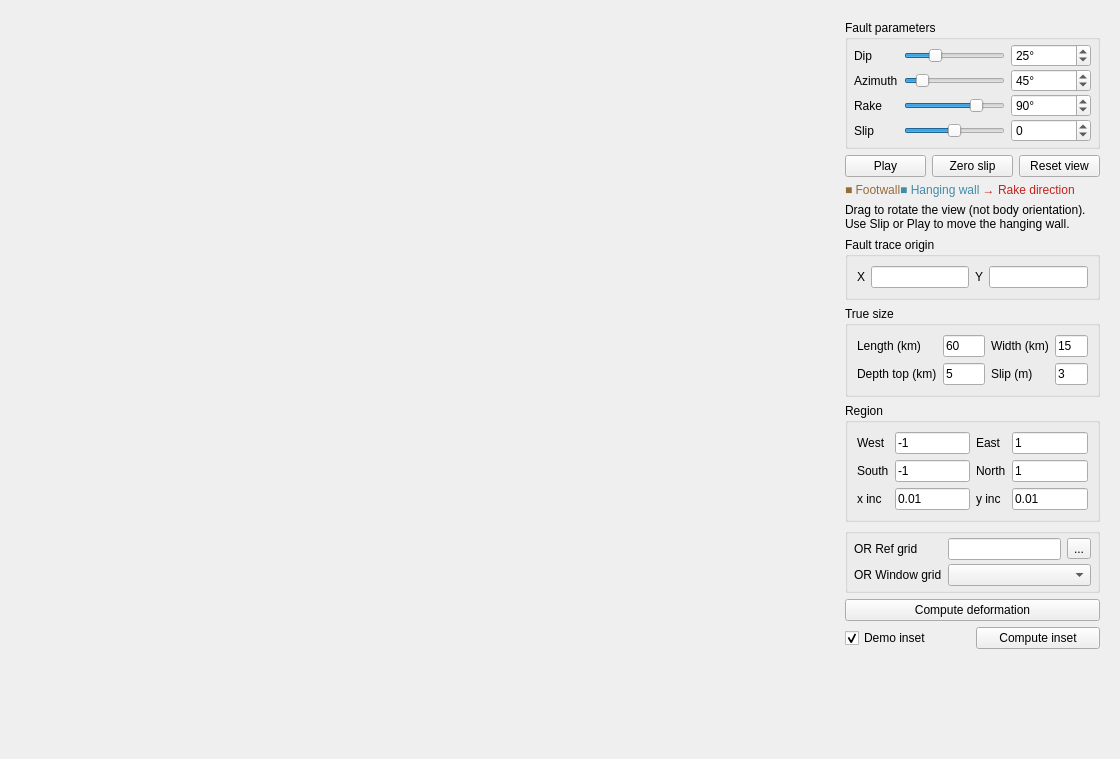
<?xml version="1.0" encoding="UTF-8"?>
<ui version="4.0">
 <class>FaultPlaneDemo</class>
 <widget class="QWidget" name="FaultPlaneDemo">
  <property name="geometry">
   <rect>
    <x>0</x>
    <y>0</y>
    <width>1120</width>
    <height>759</height>
   </rect>
  </property>
  <layout class="QHBoxLayout" name="rootLayout" stretch="3,1">
   <item>
    <widget class="QWidget" name="viewHost" native="true">
     <property name="minimumSize">
      <size>
       <width>480</width>
       <height>480</height>
      </size>
     </property>
    </widget>
   </item>
   <item>
    <widget class="QWidget" name="controlsPanel" native="true">
     <layout class="QVBoxLayout" name="controlsLayout">
      <item>
       <widget class="QGroupBox" name="parametersGroup">
        <property name="title">
         <string>Fault parameters</string>
        </property>
        <layout class="QGridLayout" name="parametersLayout">
         <property name="leftMargin">
          <number>6</number>
         </property>
         <property name="topMargin">
          <number>4</number>
         </property>
         <property name="rightMargin">
          <number>6</number>
         </property>
         <property name="bottomMargin">
          <number>4</number>
         </property>
         <property name="horizontalSpacing">
          <number>6</number>
         </property>
         <property name="verticalSpacing">
          <number>2</number>
         </property>
         <item row="0" column="0">
          <widget class="QLabel" name="lblDip">
           <property name="toolTip">
            <string>Angle of the rebuilt mating faces (0-90°); outer surfaces stay level.</string>
           </property>
           <property name="text">
            <string>Dip</string>
           </property>
          </widget>
         </item>
         <item row="0" column="1">
          <widget class="QSlider" name="dipSlider">
           <property name="toolTip">
            <string>Angle of the rebuilt mating faces (0-90°); outer surfaces stay level.</string>
           </property>
           <property name="minimum">
            <number>0</number>
           </property>
           <property name="maximum">
            <number>90</number>
           </property>
           <property name="value">
            <number>25</number>
           </property>
           <property name="orientation">
            <enum>Qt::Orientation::Horizontal</enum>
           </property>
          </widget>
         </item>
         <item row="0" column="2">
          <widget class="QSpinBox" name="dipValue">
           <property name="minimumSize">
            <size>
             <width>80</width>
             <height>0</height>
            </size>
           </property>
           <property name="maximumSize">
            <size>
             <width>80</width>
             <height>16777215</height>
            </size>
           </property>
           <property name="suffix">
            <string>°</string>
           </property>
           <property name="minimum">
            <number>0</number>
           </property>
           <property name="maximum">
            <number>90</number>
           </property>
           <property name="value">
            <number>25</number>
           </property>
          </widget>
         </item>
         <item row="1" column="0">
          <widget class="QLabel" name="lblAzimuth">
           <property name="toolTip">
            <string>Clockwise from North. The plane dips to the right of strike.</string>
           </property>
           <property name="text">
            <string>Azimuth</string>
           </property>
          </widget>
         </item>
         <item row="1" column="1">
          <widget class="QSlider" name="azimuthSlider">
           <property name="toolTip">
            <string>Clockwise from North. The plane dips to the right of strike.</string>
           </property>
           <property name="minimum">
            <number>0</number>
           </property>
           <property name="maximum">
            <number>360</number>
           </property>
           <property name="value">
            <number>45</number>
           </property>
           <property name="orientation">
            <enum>Qt::Orientation::Horizontal</enum>
           </property>
          </widget>
         </item>
         <item row="1" column="2">
          <widget class="QSpinBox" name="azimuthValue">
           <property name="minimumSize">
            <size>
             <width>80</width>
             <height>0</height>
            </size>
           </property>
           <property name="maximumSize">
            <size>
             <width>80</width>
             <height>16777215</height>
            </size>
           </property>
           <property name="suffix">
            <string>°</string>
           </property>
           <property name="minimum">
            <number>0</number>
           </property>
           <property name="maximum">
            <number>360</number>
           </property>
           <property name="value">
            <number>45</number>
           </property>
          </widget>
         </item>
         <item row="2" column="0">
          <widget class="QLabel" name="lblRake">
           <property name="toolTip">
            <string>Positive slip: +90° reverse, -90° normal, 0° left-lateral, ±180° right-lateral.</string>
           </property>
           <property name="text">
            <string>Rake</string>
           </property>
          </widget>
         </item>
         <item row="2" column="1">
          <widget class="QSlider" name="rakeSlider">
           <property name="toolTip">
            <string>Positive slip: +90° reverse, -90° normal, 0° left-lateral, ±180° right-lateral.</string>
           </property>
           <property name="minimum">
            <number>-180</number>
           </property>
           <property name="maximum">
            <number>180</number>
           </property>
           <property name="value">
            <number>90</number>
           </property>
           <property name="sliderPosition">
            <number>90</number>
           </property>
           <property name="orientation">
            <enum>Qt::Orientation::Horizontal</enum>
           </property>
          </widget>
         </item>
         <item row="2" column="2">
          <widget class="QSpinBox" name="rakeValue">
           <property name="minimumSize">
            <size>
             <width>80</width>
             <height>0</height>
            </size>
           </property>
           <property name="maximumSize">
            <size>
             <width>80</width>
             <height>16777215</height>
            </size>
           </property>
           <property name="suffix">
            <string>°</string>
           </property>
           <property name="minimum">
            <number>-180</number>
           </property>
           <property name="maximum">
            <number>180</number>
           </property>
           <property name="value">
            <number>90</number>
           </property>
          </widget>
         </item>
         <item row="3" column="0">
          <widget class="QLabel" name="lblSlip">
           <property name="toolTip">
            <string>Move the hanging wall along rake. ±100 equals ±30% of block length; the gap stays constant.</string>
           </property>
           <property name="text">
            <string>Slip</string>
           </property>
          </widget>
         </item>
         <item row="3" column="1">
          <widget class="QSlider" name="slipSlider">
           <property name="toolTip">
            <string>Move the hanging wall along rake. ±100 equals ±30% of block length; the gap stays constant.</string>
           </property>
           <property name="minimum">
            <number>-100</number>
           </property>
           <property name="maximum">
            <number>100</number>
           </property>
           <property name="value">
            <number>0</number>
           </property>
           <property name="orientation">
            <enum>Qt::Orientation::Horizontal</enum>
           </property>
          </widget>
         </item>
         <item row="3" column="2">
          <widget class="QSpinBox" name="slipValue">
           <property name="minimumSize">
            <size>
             <width>80</width>
             <height>0</height>
            </size>
           </property>
           <property name="maximumSize">
            <size>
             <width>80</width>
             <height>16777215</height>
            </size>
           </property>
           <property name="minimum">
            <number>-100</number>
           </property>
           <property name="maximum">
            <number>100</number>
           </property>
           <property name="value">
            <number>0</number>
           </property>
          </widget>
         </item>
        </layout>
       </widget>
      </item>
      <item>
       <layout class="QHBoxLayout" name="transportLayout">
        <item>
         <widget class="QPushButton" name="playButton">
          <property name="text">
           <string>Play</string>
          </property>
          <property name="checkable">
           <bool>true</bool>
          </property>
         </widget>
        </item>
        <item>
         <widget class="QPushButton" name="resetSlipButton">
          <property name="text">
           <string>Zero slip</string>
          </property>
         </widget>
        </item>
        <item>
         <widget class="QPushButton" name="resetViewButton">
          <property name="text">
           <string>Reset view</string>
          </property>
         </widget>
        </item>
       </layout>
      </item>
      <item>
       <widget class="QLabel" name="legendLabel">
        <property name="text">
         <string>&lt;html&gt;&lt;head/&gt;&lt;body&gt;&lt;p&gt;&lt;span style=&quot; color:#956b37;&quot;&gt;■ Footwall&lt;/span&gt;&lt;span style=&quot; color:#418ca7;&quot;&gt;■ Hanging wall&lt;/span&gt;&lt;span style=&quot; color:#c3221c;&quot;&gt;  → Rake direction&lt;/span&gt;&lt;/p&gt;&lt;/body&gt;&lt;/html&gt;</string>
        </property>
       </widget>
      </item>
      <item>
       <widget class="QLabel" name="instructionsLabel">
        <property name="text">
         <string>Drag to rotate the view (not body orientation).
Use Slip or Play to move the hanging wall.</string>
        </property>
        <property name="wordWrap">
         <bool>true</bool>
        </property>
       </widget>
      </item>
      <item>
       <widget class="QGroupBox" name="originGroup">
        <property name="toolTip">
         <string>Upper-left vertex of the fault trace. Leave blank to centre the fault in the Region below (default).</string>
        </property>
        <property name="title">
         <string>Fault trace origin</string>
        </property>
        <layout class="QHBoxLayout" name="originLayout">
         <item>
          <widget class="QLabel" name="lblOriginX">
           <property name="text">
            <string>X</string>
           </property>
          </widget>
         </item>
         <item>
          <widget class="QLineEdit" name="traceOriginX">
           <property name="maximumSize">
            <size>
             <width>100</width>
             <height>16777215</height>
            </size>
           </property>
          </widget>
         </item>
         <item>
          <widget class="QLabel" name="lblOriginY">
           <property name="text">
            <string>Y</string>
           </property>
          </widget>
         </item>
         <item>
          <widget class="QLineEdit" name="traceOriginY">
           <property name="maximumSize">
            <size>
             <width>100</width>
             <height>16777215</height>
            </size>
           </property>
          </widget>
         </item>
        </layout>
       </widget>
      </item>
      <item>
       <widget class="QGroupBox" name="trueSizeGroup">
        <property name="toolTip">
         <string>The fault's REAL dimensions, used only by the Okada computation. The 3-D model above stays 1:1 whatever these say, so it keeps reading clearly.</string>
        </property>
        <property name="title">
         <string>True size</string>
        </property>
        <layout class="QGridLayout" name="trueSizeLayout">
         <item row="0" column="0">
          <widget class="QLabel" name="lblTrueLength">
           <property name="text">
            <string>Length (km)</string>
           </property>
          </widget>
         </item>
         <item row="0" column="1">
          <widget class="QLineEdit" name="trueLength">
           <property name="maximumSize">
            <size>
             <width>70</width>
             <height>16777215</height>
            </size>
           </property>
           <property name="text">
            <string>60</string>
           </property>
          </widget>
         </item>
         <item row="0" column="2">
          <widget class="QLabel" name="lblTrueWidth">
           <property name="text">
            <string>Width (km)</string>
           </property>
          </widget>
         </item>
         <item row="0" column="3">
          <widget class="QLineEdit" name="trueWidth">
           <property name="maximumSize">
            <size>
             <width>60</width>
             <height>16777215</height>
            </size>
           </property>
           <property name="text">
            <string>15</string>
           </property>
          </widget>
         </item>
         <item row="1" column="0">
          <widget class="QLabel" name="lblTrueDepthTop">
           <property name="text">
            <string>Depth top (km)</string>
           </property>
          </widget>
         </item>
         <item row="1" column="1">
          <widget class="QLineEdit" name="trueDepthTop">
           <property name="maximumSize">
            <size>
             <width>70</width>
             <height>16777215</height>
            </size>
           </property>
           <property name="text">
            <string>5</string>
           </property>
          </widget>
         </item>
         <item row="1" column="2">
          <widget class="QLabel" name="lblTrueSlip">
           <property name="text">
            <string>Slip (m)</string>
           </property>
          </widget>
         </item>
         <item row="1" column="3">
          <widget class="QLineEdit" name="trueSlip">
           <property name="maximumSize">
            <size>
             <width>60</width>
             <height>16777215</height>
            </size>
           </property>
           <property name="text">
            <string>3</string>
           </property>
          </widget>
         </item>
        </layout>
       </widget>
      </item>
      <item>
       <widget class="QGroupBox" name="regionGroup">
        <property name="toolTip">
         <string>Where the deformation is computed. The fault is centred in this region, along the strike above.</string>
        </property>
        <property name="title">
         <string>Region</string>
        </property>
        <layout class="QGridLayout" name="gridLayout_region">
         <item row="0" column="0">
          <widget class="QLabel" name="lblRegionW">
           <property name="text">
            <string>West</string>
           </property>
          </widget>
         </item>
         <item row="0" column="1">
          <widget class="QLineEdit" name="regionXmin">
           <property name="maximumSize">
            <size>
             <width>100</width>
             <height>16777215</height>
            </size>
           </property>
           <property name="text">
            <string>-1</string>
           </property>
          </widget>
         </item>
         <item row="0" column="2">
          <widget class="QLabel" name="lblRegionE">
           <property name="text">
            <string>East</string>
           </property>
          </widget>
         </item>
         <item row="0" column="3">
          <widget class="QLineEdit" name="regionXmax">
           <property name="maximumSize">
            <size>
             <width>100</width>
             <height>16777215</height>
            </size>
           </property>
           <property name="text">
            <string>1</string>
           </property>
          </widget>
         </item>
         <item row="1" column="0">
          <widget class="QLabel" name="lblRegionS">
           <property name="text">
            <string>South</string>
           </property>
          </widget>
         </item>
         <item row="1" column="1">
          <widget class="QLineEdit" name="regionYmin">
           <property name="maximumSize">
            <size>
             <width>100</width>
             <height>16777215</height>
            </size>
           </property>
           <property name="text">
            <string>-1</string>
           </property>
          </widget>
         </item>
         <item row="1" column="2">
          <widget class="QLabel" name="lblRegionN">
           <property name="text">
            <string>North</string>
           </property>
          </widget>
         </item>
         <item row="1" column="3">
          <widget class="QLineEdit" name="regionYmax">
           <property name="maximumSize">
            <size>
             <width>100</width>
             <height>16777215</height>
            </size>
           </property>
           <property name="text">
            <string>1</string>
           </property>
          </widget>
         </item>
         <item row="2" column="0">
          <widget class="QLabel" name="lblRegionXinc">
           <property name="text">
            <string>x inc</string>
           </property>
          </widget>
         </item>
         <item row="2" column="1">
          <widget class="QLineEdit" name="regionXinc">
           <property name="maximumSize">
            <size>
             <width>100</width>
             <height>16777215</height>
            </size>
           </property>
           <property name="text">
            <string>0.01</string>
           </property>
          </widget>
         </item>
         <item row="2" column="2">
          <widget class="QLabel" name="lblRegionYinc">
           <property name="text">
            <string>y inc</string>
           </property>
          </widget>
         </item>
         <item row="2" column="3">
          <widget class="QLineEdit" name="regionYinc">
           <property name="maximumSize">
            <size>
             <width>100</width>
             <height>16777215</height>
            </size>
           </property>
           <property name="text">
            <string>0.01</string>
           </property>
          </widget>
         </item>
        </layout>
       </widget>
      </item>
      <item>
       <widget class="QGroupBox" name="refGridGroup">
        <property name="toolTip">
         <string>Take the Region above from a grid instead of typing it.</string>
        </property>
        <property name="title">
         <string/>
        </property>
        <layout class="QGridLayout" name="refGridLayout">
         <property name="leftMargin">
          <number>6</number>
         </property>
         <property name="topMargin">
          <number>4</number>
         </property>
         <property name="rightMargin">
          <number>6</number>
         </property>
         <property name="bottomMargin">
          <number>4</number>
         </property>
         <property name="horizontalSpacing">
          <number>6</number>
         </property>
         <property name="verticalSpacing">
          <number>4</number>
         </property>
         <item row="0" column="0">
          <widget class="QLabel" name="lblRefGrid">
           <property name="text">
            <string>OR Ref grid</string>
           </property>
          </widget>
         </item>
         <item row="0" column="1">
          <widget class="QLineEdit" name="refGridEdit">
           <property name="toolTip">
            <string>Pick a grid/image; its own region fills the boxes above.</string>
           </property>
          </widget>
         </item>
         <item row="0" column="2">
          <widget class="QToolButton" name="refGridButton">
           <property name="text">
            <string>...</string>
           </property>
          </widget>
         </item>
         <item row="1" column="0">
          <widget class="QLabel" name="lblWindowGrid">
           <property name="text">
            <string>OR Window grid</string>
           </property>
          </widget>
         </item>
         <item row="1" column="1" colspan="2">
          <widget class="QComboBox" name="windowGridCombo">
           <property name="toolTip">
            <string>A grid already loaded in the iGMT window this dialog belongs to: its region, spacing and coordinate kind fill in above.</string>
           </property>
          </widget>
         </item>
        </layout>
       </widget>
      </item>
      <item>
       <widget class="QPushButton" name="computeButton">
        <property name="toolTip">
         <string>Okada (1985) vertical deformation for the true size above, into the window this demo was opened from.</string>
        </property>
        <property name="text">
         <string>Compute deformation</string>
        </property>
       </widget>
      </item>
      <item>
       <layout class="QHBoxLayout" name="insetDemoLayout">
        <property name="spacing">
         <number>6</number>
        </property>
        <item>
         <widget class="QCheckBox" name="insetDemoCheck">
          <property name="toolTip">
           <string>Show the deformation demo inset in the top-left corner of the view: the Okada field over a zone three times the fault's true size, with the fault at its centre.</string>
          </property>
          <property name="text">
           <string>Demo inset</string>
          </property>
          <property name="checked">
           <bool>true</bool>
          </property>
         </widget>
        </item>
        <item>
         <widget class="QPushButton" name="insetComputeButton">
          <property name="toolTip">
           <string>Compute ONLY the inset deformation: nothing is sent to the window this demo was opened from.</string>
          </property>
          <property name="text">
           <string>Compute inset</string>
          </property>
         </widget>
        </item>
       </layout>
      </item>
      <item>
       <spacer name="tailStretch">
        <property name="orientation">
         <enum>Qt::Orientation::Vertical</enum>
        </property>
        <property name="sizeHint" stdset="0">
         <size>
          <width>0</width>
          <height>0</height>
         </size>
        </property>
       </spacer>
      </item>
     </layout>
    </widget>
   </item>
  </layout>
 </widget>
 <resources/>
 <connections/>
</ui>
